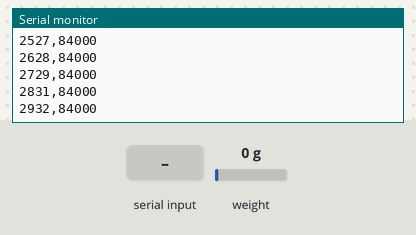
Recording of a sketch running on a simulated ESP32-S3. Shown: the last lines printed to the serial monitor. Wiring (inferred from the names in the program): HX711 load-cell converter: data GPIO 4; SCK GPIO 5. The test bench sets the inputs (shaded band); at power-on: weight on the scale 0 g.

Above: at 3.1 s.
3.2 s: "TARE\n" received over Serial
At 4.35 s:
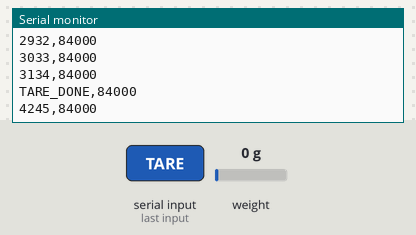
5.7 s: "CALIBRATE\n" received over Serial
At 5.77 s:
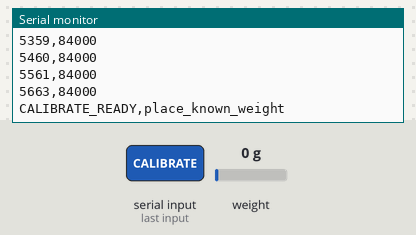
7.2 s: weight on the scale set to 100 g
At 7.29 s:
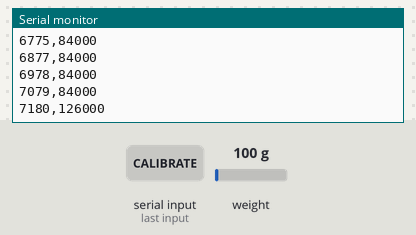
8.7 s: weight on the scale set to 1250 g
At 8.7 s:
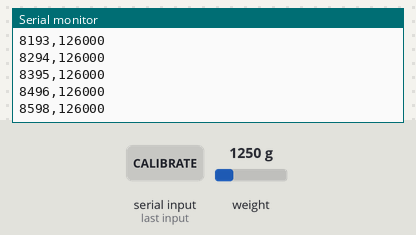
Timing chart, 0 to 11.2 s (numbered marks = the images above; inputs shaded):
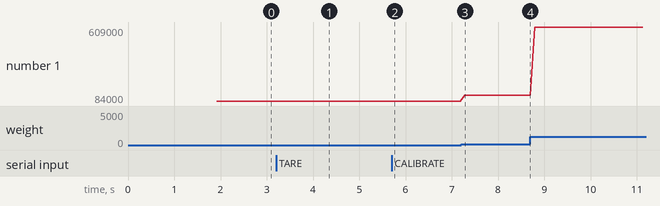

Measured:
- after the input at 3.2 s, the serial monitor: prints a new line after 1.0 s (image 1)
- after the input at 5.7 s, the serial monitor: prints a new line after 0.06 s (image 2)
- after the input at 7.2 s, the serial monitor: prints a new line after 0.08 s (image 3)
- plotted number 1: 84000 → 126000 after the input at 7.2 s, 126000 → 609000 after the input at 8.7 s

The sketch:

force.ino
```cpp
// (licence header left out)
// ESP32-S3 HX711 力传感器数据采集程序
// 功能：通过串口实时传输 HX711 24位ADC原始值
// 数据格式：timestamp_ms,raw_adc_value
// 接线：DOUT->GPIO4, PD_SCK->GPIO5

#define HX711_DOUT_PIN 4
#define HX711_SCK_PIN  5
#define SAMPLE_INTERVAL 80

long offset = 0;
float scale = 1.0;
bool calibrated = false;

long readHX711Raw() {
  while (digitalRead(HX711_DOUT_PIN) == HIGH) {
    delay(1);
  }

  long value = 0;
  for (int i = 0; i < 24; i++) {
    digitalWrite(HX711_SCK_PIN, HIGH);
    delayMicroseconds(1);
    value = value << 1;
    if (digitalRead(HX711_DOUT_PIN) == HIGH) {
      value |= 1;
    }
    digitalWrite(HX711_SCK_PIN, LOW);
    delayMicroseconds(1);
  }

  // Channel A, Gain 128: 25th pulse
  digitalWrite(HX711_SCK_PIN, HIGH);
  delayMicroseconds(1);
  digitalWrite(HX711_SCK_PIN, LOW);
  delayMicroseconds(1);

  // Convert 24-bit signed value
  if (value & 0x800000) {
    value |= 0xFF000000;
  }

  return value;
}

long readAverage(int times) {
  long sum = 0;
  for (int i = 0; i < times; i++) {
    sum += readHX711Raw();
  }
  return sum / times;
}

void tare(int times) {
  offset = readAverage(times);
}

float getUnits(int times) {
  long raw = readAverage(times);
  return (raw - offset) * scale;
}

void powerDown() {
  digitalWrite(HX711_SCK_PIN, LOW);
  digitalWrite(HX711_SCK_PIN, HIGH);
}

void powerUp() {
  digitalWrite(HX711_SCK_PIN, LOW);
}

unsigned long lastSampleTime = 0;

void setup() {
  Serial.begin(115200);

  pinMode(HX711_DOUT_PIN, INPUT);
  pinMode(HX711_SCK_PIN, OUTPUT);
  digitalWrite(HX711_SCK_PIN, LOW);

  powerUp();
  delay(500);

  tare(10);

  Serial.println("HX711 Mass Sensor - ESP32-S3");
  Serial.println("Configuration:");
  Serial.println("- Channel: A (Gain 128)");
  Serial.println("- Sample Rate: 12.5Hz (80ms interval)");
  Serial.println("- Output: timestamp_ms,raw_adc_value");
  Serial.println("- Tare offset: " + String(offset));
  Serial.println("START");

  delay(500);
}

void loop() {
  if (Serial.available()) {
    String cmd = Serial.readStringUntil('\n');
    cmd.trim();
    if (cmd == "TARE") {
      tare(10);
      Serial.println("TARE_DONE," + String(offset));
    } else if (cmd == "CALIBRATE") {
      Serial.println("CALIBRATE_READY,place_known_weight");
    }
  }

  unsigned long currentTime = millis();

  if (currentTime - lastSampleTime >= SAMPLE_INTERVAL) {
    lastSampleTime = currentTime;

    long rawValue = readHX711Raw();

    Serial.print(currentTime);
    Serial.print(",");
    Serial.println(rawValue);
  }

  delay(1);
}
```
